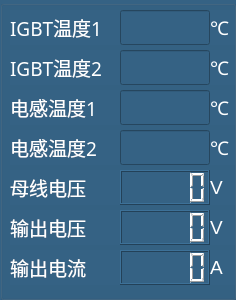
       <widget class="QGroupBox" name="groupBox_Modu02">
        <property name="geometry">
         <rect>
          <x>250</x>
          <y>50</y>
          <width>236</width>
          <height>300</height>
         </rect>
        </property>
        <property name="font">
         <font>
          <family>微软雅黑</family>
          <pointsize>16</pointsize>
         </font>
        </property>
        <property name="styleSheet">
         <string notr="true">background-color: rgb(53, 98, 132);</string>
        </property>
        <property name="title">
         <string/>
        </property>
        <widget class="QLabel" name="label_128">
         <property name="geometry">
          <rect>
           <x>10</x>
           <y>130</y>
           <width>110</width>
           <height>35</height>
          </rect>
         </property>
         <property name="font">
          <font>
           <family>微软雅黑</family>
           <pointsize>14</pointsize>
          </font>
         </property>
         <property name="styleSheet">
          <string notr="true">color: rgb(255, 255, 255);</string>
         </property>
         <property name="text">
          <string>电感温度2</string>
         </property>
        </widget>
        <widget class="QLineEdit" name="M2DGWD2_lEdit">
         <property name="geometry">
          <rect>
           <x>120</x>
           <y>130</y>
           <width>90</width>
           <height>35</height>
          </rect>
         </property>
         <property name="styleSheet">
          <string notr="true">color: rgb(255, 255, 255);</string>
         </property>
        </widget>
        <widget class="QLabel" name="label_129">
         <property name="geometry">
          <rect>
           <x>210</x>
           <y>130</y>
           <width>25</width>
           <height>35</height>
          </rect>
         </property>
         <property name="font">
          <font>
           <family>微软雅黑</family>
           <pointsize>14</pointsize>
          </font>
         </property>
         <property name="styleSheet">
          <string notr="true">color: rgb(255, 255, 255);</string>
         </property>
         <property name="text">
          <string>℃</string>
         </property>
        </widget>
        <widget class="QLabel" name="label_124">
         <property name="geometry">
          <rect>
           <x>10</x>
           <y>50</y>
           <width>110</width>
           <height>35</height>
          </rect>
         </property>
         <property name="font">
          <font>
           <family>微软雅黑</family>
           <pointsize>14</pointsize>
          </font>
         </property>
         <property name="styleSheet">
          <string notr="true">color: rgb(255, 255, 255);</string>
         </property>
         <property name="text">
          <string>IGBT温度2</string>
         </property>
        </widget>
        <widget class="QLineEdit" name="M2IGBTWD2_lEdit">
         <property name="geometry">
          <rect>
           <x>120</x>
           <y>50</y>
           <width>90</width>
           <height>35</height>
          </rect>
         </property>
         <property name="styleSheet">
          <string notr="true">color: rgb(255, 255, 255);</string>
         </property>
        </widget>
        <widget class="QLabel" name="label_125">
         <property name="geometry">
          <rect>
           <x>210</x>
           <y>50</y>
           <width>25</width>
           <height>35</height>
          </rect>
         </property>
         <property name="font">
          <font>
           <family>微软雅黑</family>
           <pointsize>14</pointsize>
          </font>
         </property>
         <property name="styleSheet">
          <string notr="true">color: rgb(255, 255, 255);</string>
         </property>
         <property name="text">
          <string>℃</string>
         </property>
        </widget>
        <widget class="QLabel" name="label_122">
         <property name="geometry">
          <rect>
           <x>10</x>
           <y>10</y>
           <width>110</width>
           <height>35</height>
          </rect>
         </property>
         <property name="font">
          <font>
           <family>微软雅黑</family>
           <pointsize>14</pointsize>
          </font>
         </property>
         <property name="styleSheet">
          <string notr="true">color: rgb(255, 255, 255);</string>
         </property>
         <property name="text">
          <string>IGBT温度1</string>
         </property>
        </widget>
        <widget class="QLineEdit" name="M2IGBTWD1_lEdit">
         <property name="geometry">
          <rect>
           <x>120</x>
           <y>10</y>
           <width>90</width>
           <height>35</height>
          </rect>
         </property>
         <property name="styleSheet">
          <string notr="true">color: rgb(255, 255, 255);</string>
         </property>
        </widget>
        <widget class="QLabel" name="label_123">
         <property name="geometry">
          <rect>
           <x>210</x>
           <y>10</y>
           <width>25</width>
           <height>35</height>
          </rect>
         </property>
         <property name="font">
          <font>
           <family>微软雅黑</family>
           <pointsize>14</pointsize>
          </font>
         </property>
         <property name="styleSheet">
          <string notr="true">color: rgb(255, 255, 255);</string>
         </property>
         <property name="text">
          <string>℃</string>
         </property>
        </widget>
        <widget class="QLabel" name="label_132">
         <property name="geometry">
          <rect>
           <x>10</x>
           <y>250</y>
           <width>110</width>
           <height>35</height>
          </rect>
         </property>
         <property name="maximumSize">
          <size>
           <width>16777215</width>
           <height>50</height>
          </size>
         </property>
         <property name="font">
          <font>
           <family>微软雅黑</family>
           <pointsize>14</pointsize>
          </font>
         </property>
         <property name="styleSheet">
          <string notr="true">color: rgb(255, 255, 255);</string>
         </property>
         <property name="text">
          <string>输出电流</string>
         </property>
        </widget>
        <widget class="QLCDNumber" name="M2ACCurr_lcdNumber">
         <property name="geometry">
          <rect>
           <x>120</x>
           <y>250</y>
           <width>90</width>
           <height>35</height>
          </rect>
         </property>
         <property name="maximumSize">
          <size>
           <width>16777215</width>
           <height>50</height>
          </size>
         </property>
         <property name="font">
          <font>
           <family>宋体</family>
           <pointsize>16</pointsize>
          </font>
         </property>
         <property name="styleSheet">
          <string notr="true">color: rgb(255, 255, 255);</string>
         </property>
        </widget>
        <widget class="QLabel" name="label_133">
         <property name="geometry">
          <rect>
           <x>210</x>
           <y>250</y>
           <width>25</width>
           <height>35</height>
          </rect>
         </property>
         <property name="font">
          <font>
           <family>Arial</family>
           <pointsize>14</pointsize>
          </font>
         </property>
         <property name="styleSheet">
          <string notr="true">color: rgb(255, 255, 255);</string>
         </property>
         <property name="text">
          <string>A</string>
         </property>
        </widget>
        <widget class="QLabel" name="label_126">
         <property name="geometry">
          <rect>
           <x>10</x>
           <y>90</y>
           <width>110</width>
           <height>35</height>
          </rect>
         </property>
         <property name="font">
          <font>
           <family>微软雅黑</family>
           <pointsize>14</pointsize>
          </font>
         </property>
         <property name="styleSheet">
          <string notr="true">color: rgb(255, 255, 255);</string>
         </property>
         <property name="text">
          <string>电感温度1</string>
         </property>
        </widget>
        <widget class="QLineEdit" name="M2DGWD1_lEdit">
         <property name="geometry">
          <rect>
           <x>120</x>
           <y>90</y>
           <width>90</width>
           <height>35</height>
          </rect>
         </property>
         <property name="styleSheet">
          <string notr="true">color: rgb(255, 255, 255);</string>
         </property>
        </widget>
        <widget class="QLabel" name="label_127">
         <property name="geometry">
          <rect>
           <x>210</x>
           <y>90</y>
           <width>25</width>
           <height>35</height>
          </rect>
         </property>
         <property name="font">
          <font>
           <family>微软雅黑</family>
           <pointsize>14</pointsize>
          </font>
         </property>
         <property name="styleSheet">
          <string notr="true">color: rgb(255, 255, 255);</string>
         </property>
         <property name="text">
          <string>℃</string>
         </property>
        </widget>
        <widget class="QLabel" name="label_130">
         <property name="geometry">
          <rect>
           <x>10</x>
           <y>170</y>
           <width>110</width>
           <height>35</height>
          </rect>
         </property>
         <property name="maximumSize">
          <size>
           <width>16777215</width>
           <height>50</height>
          </size>
         </property>
         <property name="font">
          <font>
           <family>微软雅黑</family>
           <pointsize>14</pointsize>
          </font>
         </property>
         <property name="styleSheet">
          <string notr="true">color: rgb(255, 255, 255);</string>
         </property>
         <property name="text">
          <string>母线电压</string>
         </property>
        </widget>
        <widget class="QLCDNumber" name="M2DCVolt_lcdNumber">
         <property name="geometry">
          <rect>
           <x>120</x>
           <y>170</y>
           <width>90</width>
           <height>35</height>
          </rect>
         </property>
         <property name="maximumSize">
          <size>
           <width>16777215</width>
           <height>50</height>
          </size>
         </property>
         <property name="font">
          <font>
           <family>宋体</family>
           <pointsize>16</pointsize>
          </font>
         </property>
         <property name="styleSheet">
          <string notr="true">color: rgb(255, 255, 255);</string>
         </property>
        </widget>
        <widget class="QLabel" name="label_131">
         <property name="geometry">
          <rect>
           <x>210</x>
           <y>170</y>
           <width>25</width>
           <height>35</height>
          </rect>
         </property>
         <property name="font">
          <font>
           <family>Arial</family>
           <pointsize>14</pointsize>
          </font>
         </property>
         <property name="styleSheet">
          <string notr="true">color: rgb(255, 255, 255);</string>
         </property>
         <property name="text">
          <string>V</string>
         </property>
        </widget>
        <widget class="QLabel" name="label_160">
         <property name="geometry">
          <rect>
           <x>10</x>
           <y>210</y>
           <width>110</width>
           <height>35</height>
          </rect>
         </property>
         <property name="maximumSize">
          <size>
           <width>16777215</width>
           <height>50</height>
          </size>
         </property>
         <property name="font">
          <font>
           <family>微软雅黑</family>
           <pointsize>14</pointsize>
          </font>
         </property>
         <property name="styleSheet">
          <string notr="true">color: rgb(255, 255, 255);</string>
         </property>
         <property name="text">
          <string>输出电压</string>
         </property>
        </widget>
        <widget class="QLCDNumber" name="M2ACVolt_lcdNumber">
         <property name="geometry">
          <rect>
           <x>120</x>
           <y>210</y>
           <width>90</width>
           <height>35</height>
          </rect>
         </property>
         <property name="maximumSize">
          <size>
           <width>16777215</width>
           <height>50</height>
          </size>
         </property>
         <property name="font">
          <font>
           <family>宋体</family>
           <pointsize>16</pointsize>
          </font>
         </property>
         <property name="styleSheet">
          <string notr="true">color: rgb(255, 255, 255);</string>
         </property>
        </widget>
        <widget class="QLabel" name="label_161">
         <property name="geometry">
          <rect>
           <x>210</x>
           <y>210</y>
           <width>25</width>
           <height>35</height>
          </rect>
         </property>
         <property name="font">
          <font>
           <family>Arial</family>
           <pointsize>14</pointsize>
          </font>
         </property>
         <property name="styleSheet">
          <string notr="true">color: rgb(255, 255, 255);</string>
         </property>
         <property name="text">
          <string>V</string>
         </property>
        </widget>
       </widget>
